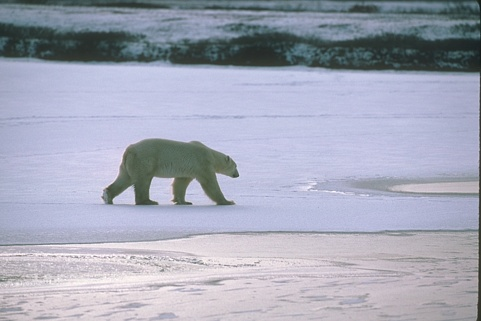
#> input picture data/images/test/100007.jpg, 481 x 321 px
$ python -i watershed.py   (imports and definitions only)
#> lines starting #> are read from the running program, lines starting #| are printed output that depends on the picture; after the words box and inside, x2 and y2 are one past the last pixel; in counts of white or black regions, pixels touching at a corner belong together
import cv2
import numpy as np


def watershed(image):
    """
    Apply Watershed segmentation using Otsu's thresholding for initial foreground/background separation.

    Args:
        image: numpy.ndarray
            The grayscale image to be segmented.

    Returns:
        binary_segmentation: numpy.ndarray
            The binary segmentation image (foreground=0, background=255).
    """
    _, thresholded_image = cv2.threshold(image, 0, 255, cv2.THRESH_BINARY + cv2.THRESH_OTSU)

    kernel = np.ones((3, 3), np.uint8)
    sure_bg = cv2.dilate(thresholded_image, kernel, iterations=3)
    sure_fg = cv2.erode(thresholded_image, kernel, iterations=3)
    unknown = cv2.subtract(sure_bg, sure_fg)

    _, markers = cv2.connectedComponents(sure_fg)
    markers += 1
    markers[unknown == 255] = 0

    image_color = cv2.cvtColor(image, cv2.COLOR_GRAY2BGR)

    cv2.watershed(image_color, markers)

    binary_segmentation = np.ones_like(image) * 255
    binary_segmentation[markers == 1] = 0
    binary_segmentation[markers == -1] = 255

    return binary_segmentation

>>> import cv2
>>> picture = cv2.imread('../../data/images/test/100007.jpg', cv2.IMREAD_GRAYSCALE)
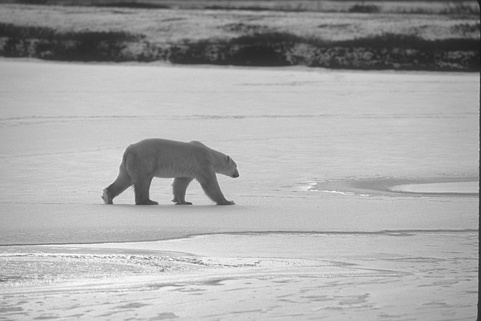
#> picture: shape (321, 481); min 26, max 255, mean 168.4
>>> result = watershed(picture)
#> in watershed, `_, thresholded_image = cv2.threshold(image, 0, 255, cv2.THRESH_BINARY ..`:
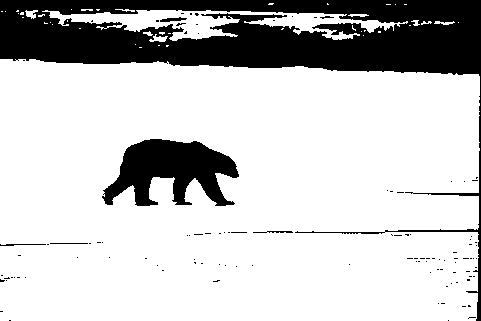
#> thresholded_image: shape (321, 481); 78% white; 108 black regions (101 under 20 px), largest, box (x1, y1, x2, y2) and area: (0, 0, 481, 321) 28031, (102, 139, 239, 206) 5429, (160, 17, 187, 22) 77
#> in watershed, `sure_bg = cv2.dilate(thresholded_image, kernel, iterations=3)`: sure_bg: shape (321, 481); 85% white; 4 black regions (2 under 20 px), largest, box (x1, y1, x2, y2) and area: (0, 0, 481, 71) 19536, (108, 142, 234, 203) 3558
#> in watershed, `sure_fg = cv2.erode(thresholded_image, kernel, iterations=3)`: sure_fg: shape (321, 481); 68.6% white; 27 black regions, largest, box (x1, y1, x2, y2) and area: (0, 0, 481, 321) 37914, (99, 136, 242, 209) 7425, (0, 239, 106, 249) 764
#> in watershed, `unknown = cv2.subtract(sure_bg, sure_fg)`:
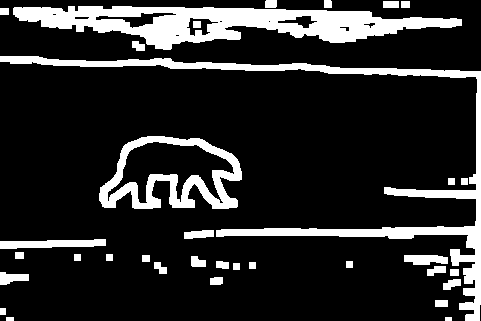
#> unknown: shape (321, 481); 16.4% white; 34 white regions, largest, box (x1, y1, x2, y2) and area: (13, 6, 462, 50) 9604, (0, 56, 481, 321) 8245, (99, 136, 242, 209) 3867
#> in watershed, `_, markers = cv2.connectedComponents(sure_fg)`:
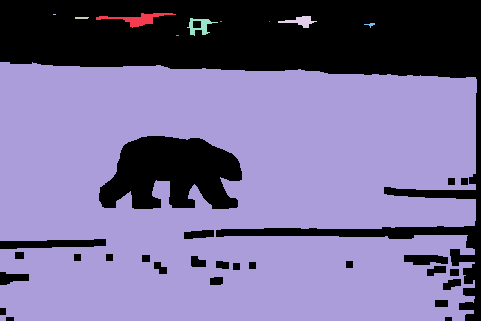
#> markers: shape (321, 481) int32; 11 distinct labels, from 0 to 10; one colour per label, 0 black
#> in watershed, `markers += 1`:
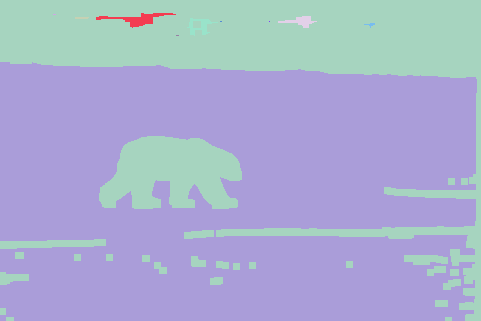
#> markers: shape (321, 481) int32; 11 distinct labels, from 1 to 11; one colour per label, 0 black
#> in watershed, `markers[unknown == 255] = 0`:
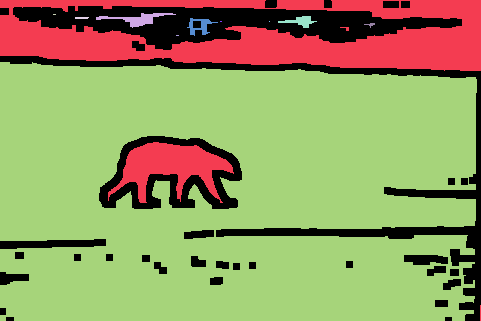
#> markers: shape (321, 481) int32; 12 distinct labels, from 0 to 11; one colour per label, 0 black
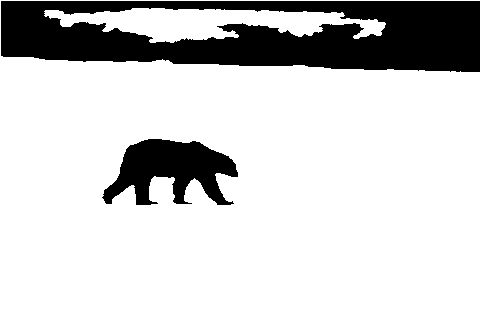
#> result: shape (321, 481); 81% white; 2 black regions, box (x1, y1, x2, y2) and area: (1, 1, 480, 72) 24112, (102, 139, 238, 205) 5258

$ run again, on data/images/test/10081.jpg
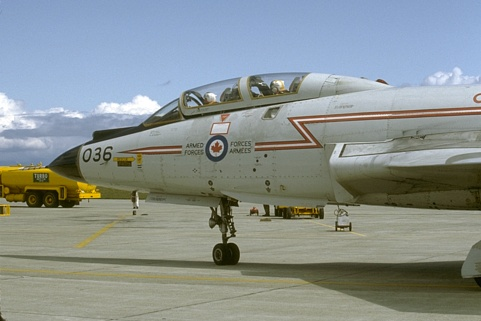
#> input picture data/images/test/10081.jpg, 481 x 321 px
#> thresholded_image: shape (321, 481); 75.5% white; 181 black regions (161 under 20 px), largest, box (x1, y1, x2, y2) and area: (0, 88, 481, 315) 34498, (255, 107, 481, 146) 750, (248, 74, 300, 101) 633
#> sure_bg: shape (321, 481); 86.8% white; 14 black regions (7 under 20 px), largest, box (x1, y1, x2, y2) and area: (0, 147, 481, 228) 12700, (184, 245, 481, 312) 7275, (144, 113, 179, 127) 122
#> sure_fg: shape (321, 481); 61.1% white; 12 black regions, largest, box (x1, y1, x2, y2) and area: (0, 70, 481, 318) 59116, (373, 76, 390, 87) 159, (355, 140, 376, 147) 147
#> unknown: shape (321, 481); 25.7% white; 14 white regions, largest, box (x1, y1, x2, y2) and area: (0, 70, 481, 191) 23902, (0, 178, 481, 318) 14762, (373, 76, 390, 87) 159
#> in watershed, `markers[unknown == 255] = 0`:
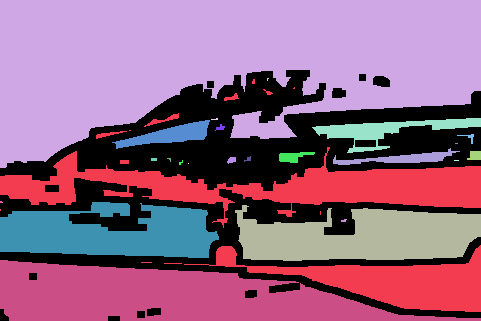
#> markers: shape (321, 481) int32; 25 distinct labels, from 0 to 24; one colour per label, 0 black
#> `result = watershed(picture)`:
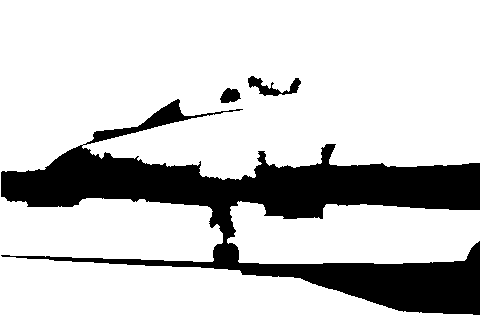
#> result: shape (321, 481); 79.2% white; 3 black regions, box (x1, y1, x2, y2) and area: (1, 99, 480, 315) 31397, (248, 76, 301, 96) 423, (220, 88, 241, 103) 223

$ run again, on data/images/test/103006.jpg
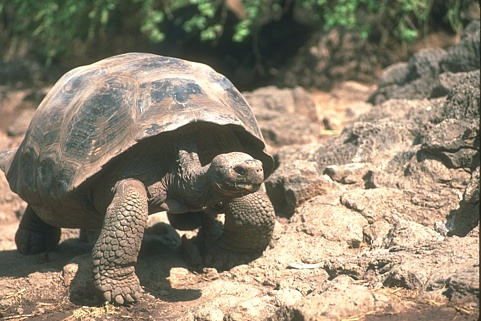
#> input picture data/images/test/103006.jpg, 481 x 321 px
#> thresholded_image: shape (321, 481); 44.3% white; 405 white regions (350 under 20 px), largest, box (x1, y1, x2, y2) and area: (0, 52, 480, 321) 56705, (0, 263, 78, 321) 1970, (107, 178, 170, 250) 1811
#> sure_bg: shape (321, 481); 66.2% white; 51 black regions (30 under 20 px), largest, box (x1, y1, x2, y2) and area: (0, 0, 481, 106) 29382, (0, 124, 276, 304) 12524, (137, 168, 268, 299) 7544
#> sure_fg: shape (321, 481); 16.7% white; 76 white regions (48 under 20 px), largest, box (x1, y1, x2, y2) and area: (247, 85, 432, 321) 13903, (41, 56, 240, 136) 5781, (186, 276, 271, 321) 1916
#> unknown: shape (321, 481); 49.5% white; 43 white regions, largest, box (x1, y1, x2, y2) and area: (0, 32, 481, 321) 68177, (137, 79, 205, 112) 1284, (187, 0, 223, 40) 751
#> `result = watershed(picture)`:
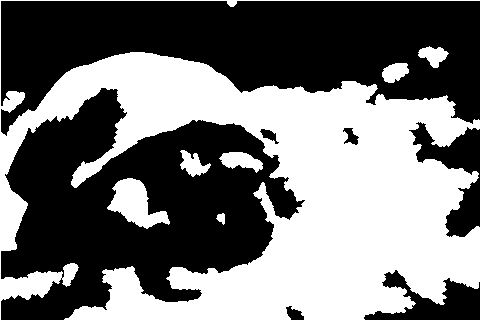
#> result: shape (321, 481); 45.7% white; 7 white regions, largest, box (x1, y1, x2, y2) and area: (0, 0, 481, 321) 67078, (107, 178, 170, 229) 1624, (219, 152, 263, 173) 549
